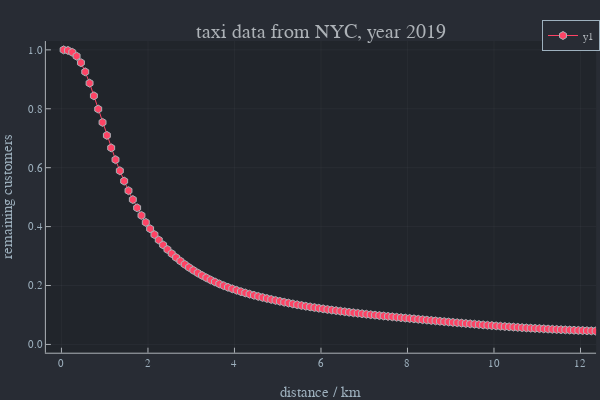

The code cell stored with this chart in its notebook:
### Markdown cell above
#### integral distribution
..but *-1 +1

### Code cell
plot(x,cumul_integrate(x,-y).+1,marker=:hex,xlim=[0,12],xlab="distance / km",ylab="remaining customers",title="taxi data from NYC, year 2019",xticks=0:2:100,yticks=0:0.2:1)

### Figure 1 — Plotly figure (JSON) as saved in the notebook; plotly's stock layout.template omitted (floating-point values rounded to 4 significant figures; data arrays with more than 128 entries replaced by an {"elided": "..."} marker saying what was removed)
{"data": [{"colorbar": {"title": {"text": ""}}, "legendgroup": "y1", "line": {"color": "rgba(254, 67, 101, 1.000)", "dash": "solid", "shape": "linear", "width": 1}, "marker": {"color": "rgba(254, 67, 101, 1.000)", "line": {"color": "rgba(173, 178, 183, 1.000)", "width": 1}, "size": 8, "symbol": "hexagon"}, "mode": "lines+markers", "name": "y1", "showlegend": true, "type": "scatter", "x": {"elided": "500 float values"}, "xaxis": "x", "y": {"elided": "500 float values"}, "yaxis": "y", "zmax": null, "zmin": null}], "layout": {"annotations": [{"font": {"color": "rgba(173, 178, 183, 1.000)", "family": "sans-serif", "size": 20}, "rotation": 0, "showarrow": false, "text": "taxi data from NYC, year 2019", "x": 0.535, "xanchor": "center", "xref": "paper", "y": 1, "yanchor": "top", "yref": "paper"}], "height": 400, "legend": {"bgcolor": "rgba(40, 44, 52, 1.000)", "bordercolor": "rgba(158, 177, 190, 1.000)", "borderwidth": 1, "font": {"color": "rgba(173, 178, 183, 1.000)", "family": "sans-serif", "size": 11}, "title": {"font": {"color": "rgba(173, 178, 183, 1.000)", "family": "sans-serif", "size": 15}, "text": ""}, "tracegroupgap": 0, "traceorder": "normal", "x": 1, "xanchor": "auto", "y": 1, "yanchor": "auto"}, "margin": {"b": 20, "l": 0, "r": 0, "t": 20}, "paper_bgcolor": "rgba(40, 44, 52, 1.000)", "plot_bgcolor": "rgba(33, 37, 43, 1.000)", "showlegend": true, "width": 600, "xaxis": {"anchor": "y", "domain": [0.07647, 0.9934], "gridcolor": "rgba(173, 178, 183, 0.100)", "gridwidth": 0.5, "linecolor": "rgba(173, 178, 183, 1.000)", "mirror": false, "range": [-0.36, 12.36], "showgrid": true, "showline": true, "showticklabels": true, "tickangle": 0, "tickcolor": "rgb(173, 178, 183)", "tickfont": {"color": "rgba(158, 177, 190, 1.000)", "family": "sans-serif", "size": 11}, "tickmode": "array", "ticks": "inside", "ticktext": ["0", "2", "4", "6", "8", "10", "12"], "tickvals": [0, 2, 4, 6, 8, 10, 12], "title": {"font": {"color": "rgba(158, 177, 190, 1.000)", "family": "sans-serif", "size": 15}, "text": "distance / km"}, "type": "linear", "visible": true, "zeroline": false, "zerolinecolor": "rgba(173, 178, 183, 1.000)"}, "yaxis": {"anchor": "x", "domain": [0.07581, 0.9415], "gridcolor": "rgba(173, 178, 183, 0.100)", "gridwidth": 0.5, "linecolor": "rgba(173, 178, 183, 1.000)", "mirror": false, "range": [-0.0281, 1.03], "showgrid": true, "showline": true, "showticklabels": true, "tickangle": 0, "tickcolor": "rgb(173, 178, 183)", "tickfont": {"color": "rgba(158, 177, 190, 1.000)", "family": "sans-serif", "size": 11}, "tickmode": "array", "ticks": "inside", "ticktext": ["0.0", "0.2", "0.4", "0.6", "0.8", "1.0"], "tickvals": [0, 0.2, 0.4, 0.6, 0.8, 1], "title": {"font": {"color": "rgba(158, 177, 190, 1.000)", "family": "sans-serif", "size": 15}, "text": "remaining customers"}, "type": "linear", "visible": true, "zeroline": false, "zerolinecolor": "rgba(173, 178, 183, 1.000)"}}}
